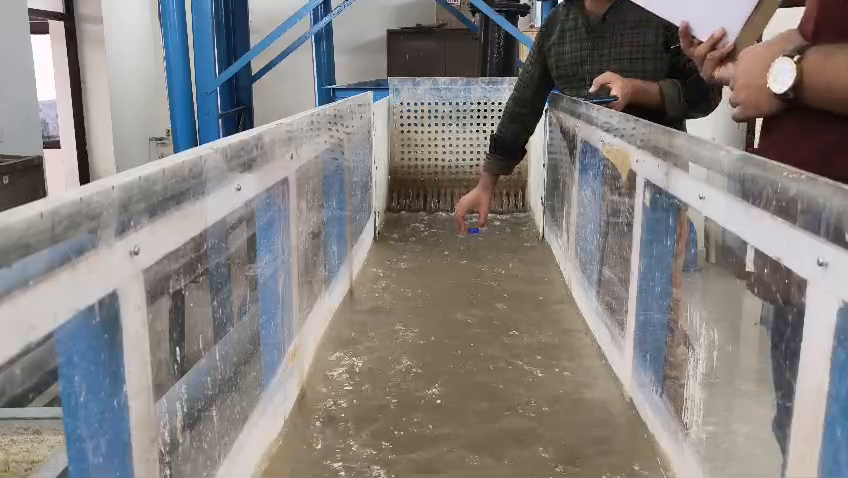
#> input picture frame 61 of data/samples/sample_river_1.mp4, 848 x 478 px, given in place of CIMG3606.MOV, which was not available
$ python report.py
#> lines starting #> are read from the running program, lines starting #| are printed output that depends on the picture; pictures that were not available may be replaced by others from this repository, and a replacement may not be noted
"""
Complete Surface Velocity Analysis Pipeline
============================================
Integrates: Calibration → Velocity Estimation → Validation → Reporting
"""

import cv2
import numpy as np
import pandas as pd
import matplotlib.pyplot as plt
from datetime import datetime
import os

class SurfaceVelocityAnalyzer:
    def __init__(self, video_path, scale, fps=None):
        self.video_path = video_path
        self.scale = scale  # m/px
        self.cap = cv2.VideoCapture(video_path)

        if not self.cap.isOpened():
            raise ValueError(f"Cannot open video: {video_path}")

        self.fps = fps if fps else self.cap.get(cv2.CAP_PROP_FPS)
        self.dt = 1.0 / self.fps
        self.width = int(self.cap.get(cv2.CAP_PROP_FRAME_WIDTH))
        self.height = int(self.cap.get(cv2.CAP_PROP_FRAME_HEIGHT))
        self.total_frames = int(self.cap.get(cv2.CAP_PROP_FRAME_COUNT))

        print("="*70)
        print("SURFACE VELOCITY ANALYZER INITIALIZED")
        print("="*70)
        print(f"Video: {os.path.basename(video_path)}")
        print(f"Resolution: {self.width}x{self.height}")
        print(f"FPS: {self.fps:.2f}")
        print(f"Total frames: {self.total_frames}")
        print(f"Scale: {scale:.6f} m/px (GSD: {scale*100:.2f} cm/pixel)")
        print("="*70)

    def analyze(self, method='both', show_preview=True, outlier_filter=True):
        """
        Main analysis method

        Parameters:
        -----------
        method : str
            'klt', 'farneback', or 'both'
        show_preview : bool
            Display real-time visualization
        outlier_filter : bool
            Apply outlier rejection
        """
#> called with method = 'both', show_preview = True, outlier_filter = True

        # Feature detection parameters
        feature_params = dict(
            maxCorners=300,
            qualityLevel=0.01,
            minDistance=10,
            blockSize=7
        )

        # LK parameters
        lk_params = dict(
            winSize=(21, 21),
            maxLevel=3,
            criteria=(cv2.TERM_CRITERIA_EPS | cv2.TERM_CRITERIA_COUNT, 30, 0.01)
        )

        # Initialize
        ret, old_frame = self.cap.read()
#> old_frame is the input picture: shape (478, 848, 3); mean B, G, R 126.7, 129.4, 133.5
        if not ret:
            raise ValueError("Cannot read first frame")

        old_gray = cv2.cvtColor(old_frame, cv2.COLOR_BGR2GRAY)
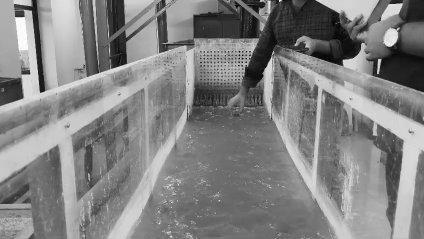
#> old_gray: shape (478, 848) (shown at 1/2 size); min 0, max 255, mean 130.3

        # CLAHE for better feature detection
        clahe = cv2.createCLAHE(clipLimit=2.0, tileGridSize=(8,8))
        old_gray = clahe.apply(old_gray)
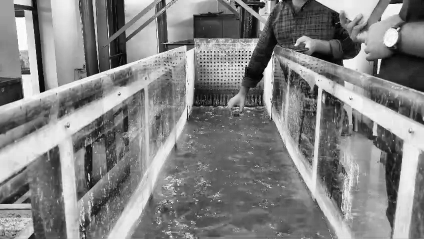
#> old_gray: shape (478, 848) (shown at 1/2 size); min 0, max 255, mean 131.1

        p0 = cv2.goodFeaturesToTrack(old_gray, mask=None, **feature_params)
#> p0 = 300 rows, first 8: [480, 123], [82, 183], [500, 112], [493, 124], [483, 105], [759, 120], [520, 18], [518, 1]

        results = []
        frame_num = 0
        MIN_POINTS = 50

        print("\nProcessing video...")
        print("Press 'q' to stop\n")

        while True:
            ret, frame = self.cap.read()
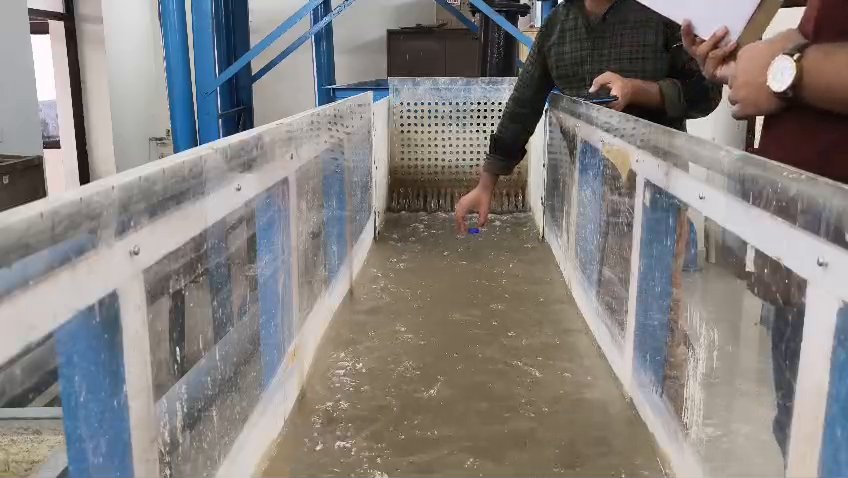
#> input picture frame 62 of data/samples/sample_river_1.mp4, 848 x 478 px, given in place of CIMG3606.MOV, which was not available
#> frame is the input picture: shape (478, 848, 3); mean B, G, R 126.6, 129.3, 133.4
            if not ret:
                break

            frame_gray = cv2.cvtColor(frame, cv2.COLOR_BGR2GRAY)
            frame_gray = clahe.apply(frame_gray)

            result = {
                'frame': frame_num,
                'time_s': frame_num / self.fps
            }

            # === KLT Optical Flow ===
            if method in ['klt', 'both'] and p0 is not None:
                vel_klt, num_points, p0 = self._process_klt(
                    old_gray, frame_gray, p0, lk_params,
                    feature_params, outlier_filter, MIN_POINTS
                )
                result['velocity_klt_m_per_s'] = vel_klt
                result['num_klt_points'] = num_points

            # === Farneback Optical Flow ===
            if method in ['farneback', 'both']:
                vel_farneback = self._process_farneback(
                    old_gray, frame_gray, outlier_filter
                )
                result['velocity_farneback_m_per_s'] = vel_farneback

            results.append(result)

            # Visualization
            if show_preview:
                self._show_preview(frame, result, frame_num)
                if cv2.waitKey(1) & 0xFF == ord('q'):
                    print("\nStopped by user")
                    break

            old_gray = frame_gray.copy()
            frame_num += 1

            if frame_num % 50 == 0:
                print(f"  Processed {frame_num}/{self.total_frames} frames "
                      f"({frame_num/self.total_frames*100:.1f}%)")

        self.cap.release()
        if show_preview:
            cv2.destroyAllWindows()

        print(f"\n✓ Completed: {frame_num} frames processed")

        return pd.DataFrame(results)

    def _process_klt(self, old_gray, frame_gray, p0, lk_params,
                     feature_params, outlier_filter, MIN_POINTS):
        """Process KLT optical flow with outlier rejection"""
#> called with p0 = array of shape (300, 1, 2), outlier_filter = True, MIN_POINTS = 50

        if len(p0) == 0:
            return 0.0, 0, None

        p1, st, err = cv2.calcOpticalFlowPyrLK(
            old_gray, frame_gray, p0, None, **lk_params
        )
#> p1 = 300 rows, first 8: [480, 123], [82, 183], [500, 112], [493, 124], [483, 105], [759.6, 118.2], [520, 17.99], [518, 1.01]; st = 300 values from 1 to 1; err = 300 values, max 41.95 at index 96, min 0 at index 19, mean 3.61

        if p1 is None or st is None:
            return 0.0, 0, None

        good_new = p1[st == 1]
#> good_new = 300 pairs, first value 1 to 819, second value 1.01 to 481.9
        good_old = p0[st == 1]
#> good_old = 300 pairs, first value 1 to 819, second value 1 to 476

        if len(good_new) == 0:
            return 0.0, 0, None

        # Calculate displacements
        displacements = good_new - good_old
#> displacements = 300 pairs, first value -4.06 to 10.13, second value -2.4 to 6.87
        dists = np.linalg.norm(displacements, axis=1)
#> dists = 300 values, max 11.52 at index 191, min 0 at index 66, mean 0.433

        # Outlier rejection
        if outlier_filter and len(dists) > 5:
            q1 = np.percentile(dists, 25)
#> q1 = 0.00116
            q3 = np.percentile(dists, 75)
#> q3 = 0.153
            iqr = q3 - q1
#> iqr = 0.152
            lower = max(0, q1 - 1.5 * iqr)
#> lower = 0
            upper = q3 + 1.5 * iqr
#> upper = 0.382

            valid_mask = (dists >= lower) & (dists <= upper)
            dists = dists[valid_mask]
#> dists = 248 values, max 0.361 at index 216, min 0 at index 59, mean 0.033
            good_new = good_new[valid_mask]
#> good_new = 248 pairs, first value 1 to 819, second value 1.01 to 472

        if len(dists) < 5:
            return 0.0, 0, None

        # Use median (robust to outliers)
        vel_px = np.median(dists) / self.dt
#> vel_px = 0.132
        vel_m_per_s = vel_px * self.scale
#> vel_m_per_s = 0.00614

        # Update points
        p0_new = good_new.reshape(-1, 1, 2)
#> p0_new = 248 rows, first 8: [480, 123], [82, 183], [500, 112], [493, 124], [483, 105], [520, 17.99], [518, 1.01], [688.1, 121]
#> in analyze, `vel_klt, num_points, p0 = self._process_klt( old_gray, frame_gray, p0,..`: vel_klt = 0.00614; num_points = 248; p0 has the same summary as p0_new in _process_klt

        # Re-detect if too few
        if len(p0_new) < MIN_POINTS:
            p0_new = cv2.goodFeaturesToTrack(
                frame_gray, mask=None, **feature_params
            )

        return vel_m_per_s, len(good_new), p0_new

    def _process_farneback(self, old_gray, frame_gray, outlier_filter):
        """Process Farneback optical flow"""
#> called with outlier_filter = True

        flow = cv2.calcOpticalFlowFarneback(
            old_gray, frame_gray, None,
            pyr_scale=0.5, levels=3, winsize=21,
            iterations=5, poly_n=7, poly_sigma=1.5, flags=0
        )

        mag, _ = cv2.cartToPolar(flow[..., 0], flow[..., 1])
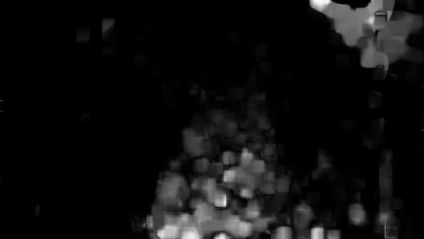
#> mag: shape (478, 848) float32 (shown at 1/2 size); min 0, max 6.13, mean 0.361; drawn with min black and max white

        # Filter outliers
        if outlier_filter:
            mag_flat = mag.flatten()
            mag_filtered = mag_flat[
                (mag_flat > np.percentile(mag_flat, 10)) &
                (mag_flat < np.percentile(mag_flat, 90))
            ]
            vel_px = np.median(mag_filtered) / self.dt
#> vel_px = 0.426
#> in analyze, `vel_farneback = self._process_farneback( old_gray, frame_gray, outlier..`: vel_farneback = 0.0198
        else:
            vel_px = np.mean(mag) / self.dt

        return vel_px * self.scale

    def _show_preview(self, frame, result, frame_num):
        """Display preview window"""
#> called with frame_num = 0

        display = frame.copy()
        y_offset = 30

        cv2.putText(display, f"Frame: {frame_num}", (10, y_offset),
                   cv2.FONT_HERSHEY_SIMPLEX, 0.7, (0, 255, 0), 2)
        y_offset += 30

        if 'velocity_klt_m_per_s' in result:
            cv2.putText(display, f"KLT: {result['velocity_klt_m_per_s']:.3f} m/s",
                       (10, y_offset), cv2.FONT_HERSHEY_SIMPLEX, 0.7, (255, 0, 0), 2)
            y_offset += 30

        if 'velocity_farneback_m_per_s' in result:
            cv2.putText(display, f"Farneback: {result['velocity_farneback_m_per_s']:.3f} m/s",
                       (10, y_offset), cv2.FONT_HERSHEY_SIMPLEX, 0.7, (0, 0, 255), 2)
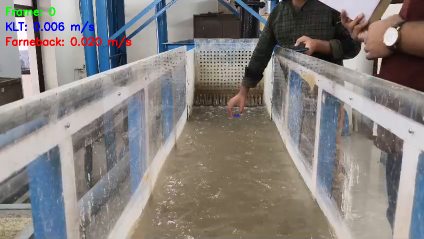
#> display: shape (478, 848, 3) (shown at 1/2 size); mean B, G, R 126, 128.4, 133.2
#> (key q is pressed here)
#> `df = analyzer.analyze( method='both',           # 'klt', 'farneback', ..`: df = table of 1 rows and 5 columns

        cv2.imshow("Velocity Analysis", display)

    def generate_report(self, df, output_dir='.', adcp_mean=None):
        """Generate analysis report with plots"""
#> called with output_dir = '.', adcp_mean = 0.588

        print("\n" + "="*70)
        print("GENERATING ANALYSIS REPORT")
        print("="*70)

        # Statistics
        stats = {}

        if 'velocity_klt_m_per_s' in df.columns:
            stats['KLT'] = {
                'mean': df['velocity_klt_m_per_s'].mean(),
                'median': df['velocity_klt_m_per_s'].median(),
                'std': df['velocity_klt_m_per_s'].std(),
                'min': df['velocity_klt_m_per_s'].min(),
                'max': df['velocity_klt_m_per_s'].max()
            }

        if 'velocity_farneback_m_per_s' in df.columns:
            stats['Farneback'] = {
                'mean': df['velocity_farneback_m_per_s'].mean(),
                'median': df['velocity_farneback_m_per_s'].median(),
                'std': df['velocity_farneback_m_per_s'].std(),
                'min': df['velocity_farneback_m_per_s'].min(),
                'max': df['velocity_farneback_m_per_s'].max()
            }

        # Print statistics
        print("\nVelocity Statistics:")
        print("─"*70)
        for method, values in stats.items():
            print(f"\n{method} Method:")
            print(f"  Mean:   {values['mean']:.4f} m/s")
            print(f"  Median: {values['median']:.4f} m/s")
            print(f"  Std:    {values['std']:.4f} m/s")
            print(f"  Range:  {values['min']:.4f} - {values['max']:.4f} m/s")

        # Error analysis
        if adcp_mean:
            print("\n" + "─"*70)
            print(f"Comparison with ADCP ({adcp_mean:.4f} m/s):")
            print("─"*70)
            for method, values in stats.items():
                error = abs(values['mean'] - adcp_mean) / adcp_mean * 100
                print(f"  {method}: {error:>6.2f}% error")

        # Create plots
        self._create_plots(df, stats, output_dir, adcp_mean)

        # Save CSV
        csv_path = os.path.join(output_dir, 'velocity_results_final.csv')
        df.to_csv(csv_path, index=False)
        print(f"\n✓ Results saved to: {csv_path}")

        return stats

    def _create_plots(self, df, stats, output_dir, adcp_mean):
        """Create comprehensive plots"""
#> called with output_dir = '.', adcp_mean = 0.588

        fig = plt.figure(figsize=(16, 12))

        # Plot 1: Time series
        ax1 = plt.subplot(3, 2, 1)
        if 'velocity_klt_m_per_s' in df.columns:
            ax1.plot(df['frame'], df['velocity_klt_m_per_s'],
                    label='KLT', alpha=0.7, color='blue')
        if 'velocity_farneback_m_per_s' in df.columns:
            ax1.plot(df['frame'], df['velocity_farneback_m_per_s'],
                    label='Farneback', alpha=0.7, color='red')
        if adcp_mean:
            ax1.axhline(adcp_mean, color='green', linestyle='--',
                       label=f'ADCP: {adcp_mean:.3f} m/s')
        ax1.set_xlabel('Frame')
        ax1.set_ylabel('Velocity (m/s)')
        ax1.set_title('Velocity Time Series')
        ax1.legend()
        ax1.grid(True, alpha=0.3)

        # Plot 2: Histograms
        ax2 = plt.subplot(3, 2, 2)
        if 'velocity_klt_m_per_s' in df.columns:
            ax2.hist(df['velocity_klt_m_per_s'], bins=30, alpha=0.5,
                    label='KLT', color='blue', density=True)
        if 'velocity_farneback_m_per_s' in df.columns:
            ax2.hist(df['velocity_farneback_m_per_s'], bins=30, alpha=0.5,
                    label='Farneback', color='red', density=True)
        ax2.set_xlabel('Velocity (m/s)')
        ax2.set_ylabel('Probability Density')
        ax2.set_title('Velocity Distribution')
        ax2.legend()
        ax2.grid(True, alpha=0.3)

        # Plot 3: Cumulative distribution
        ax3 = plt.subplot(3, 2, 3)
        if 'velocity_klt_m_per_s' in df.columns:
            sorted_klt = np.sort(df['velocity_klt_m_per_s'])
            ax3.plot(sorted_klt, np.linspace(0, 1, len(sorted_klt)),
                    label='KLT', color='blue')
        if 'velocity_farneback_m_per_s' in df.columns:
            sorted_fb = np.sort(df['velocity_farneback_m_per_s'])
            ax3.plot(sorted_fb, np.linspace(0, 1, len(sorted_fb)),
                    label='Farneback', color='red')
        ax3.set_xlabel('Velocity (m/s)')
        ax3.set_ylabel('Cumulative Probability')
        ax3.set_title('Cumulative Distribution Function')
        ax3.legend()
        ax3.grid(True, alpha=0.3)

        # Plot 4: Box plot
        ax4 = plt.subplot(3, 2, 4)
        data = []
        labels = []
        if 'velocity_klt_m_per_s' in df.columns:
            data.append(df['velocity_klt_m_per_s'])
            labels.append('KLT')
        if 'velocity_farneback_m_per_s' in df.columns:
            data.append(df['velocity_farneback_m_per_s'])
            labels.append('Farneback')
        if data:
            ax4.boxplot(data, tick_labels=labels)
        if adcp_mean:
            ax4.axhline(adcp_mean, color='green', linestyle='--',
                       label=f'ADCP: {adcp_mean:.3f}')
            ax4.legend()
        ax4.set_ylabel('Velocity (m/s)')
        ax4.set_title('Statistical Summary')
        ax4.grid(True, alpha=0.3, axis='y')

        # Plot 5: Feature tracking quality
        if 'num_klt_points' in df.columns:
            ax5 = plt.subplot(3, 2, 5)
            ax5.plot(df['frame'], df['num_klt_points'], color='green')
            ax5.set_xlabel('Frame')
            ax5.set_ylabel('Features Tracked')
            ax5.set_title('KLT Tracking Quality')
            ax5.grid(True, alpha=0.3)

        # Plot 6: Error vs ADCP
        if adcp_mean:
            ax6 = plt.subplot(3, 2, 6)
            errors = []
            methods_list = []
            for method, values in stats.items():
                error = abs(values['mean'] - adcp_mean) / adcp_mean * 100
                errors.append(error)
                methods_list.append(method)

            bars = ax6.bar(methods_list, errors, alpha=0.7)
            ax6.axhline(20, color='orange', linestyle='--', label='±20%')
            ax6.axhline(10, color='green', linestyle='--', label='±10%')
            ax6.set_ylabel('Relative Error (%)')
            ax6.set_title('Error vs ADCP Ground Truth')
            ax6.legend()
            ax6.grid(True, alpha=0.3, axis='y')

            for bar, error in zip(bars, errors):
                height = bar.get_height()
                ax6.text(bar.get_x() + bar.get_width()/2., height,
                        f'{error:.1f}%', ha='center', va='bottom', fontweight='bold')

        plt.tight_layout()
        plot_path = os.path.join(output_dir, 'velocity_analysis_complete.png')
        plt.savefig(plot_path, dpi=150, bbox_inches='tight')
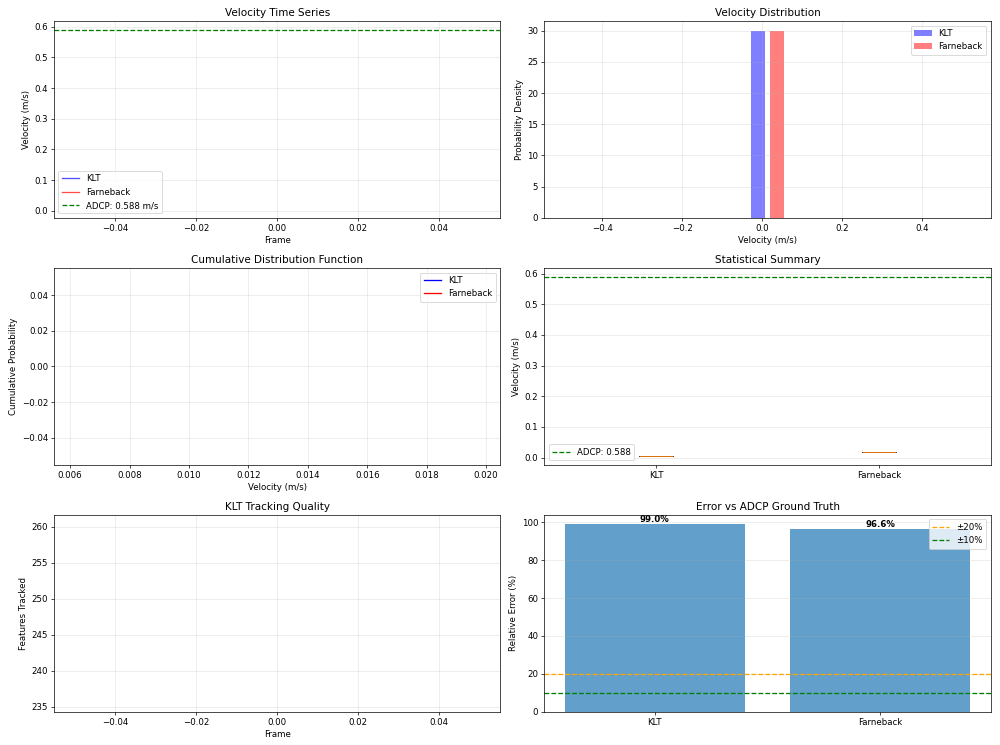
#> figure drawn by matplotlib, 6 panels; panel 2: tallest bar 30 high, from x = -0.0272 to 0.00614; panel 2: tallest bar 30 high, from x = 0.0198 to 0.0531
        print(f"✓ Plots saved to: {plot_path}")
        plt.show()


# ============================================================================
# MAIN EXECUTION
# ============================================================================

if __name__ == "__main__":

    # Configuration
    VIDEO_PATH = "oparaFiles/FreibergerMulde/terrestrial/CIMG3606.MOV"
    SCALE = 0.046455  # m/px (from GCP calibration)
    ADCP_MEAN = 0.5884  # m/s (from ground truth)

    # Initialize analyzer
    analyzer = SurfaceVelocityAnalyzer(VIDEO_PATH, SCALE)

    # Run analysis
    df = analyzer.analyze(
        method='both',           # 'klt', 'farneback', or 'both'
        show_preview=True,       # Show real-time visualization
        outlier_filter=True      # Apply outlier rejection
    )

    # Generate report
    stats = analyzer.generate_report(
        df,
        output_dir='.',
        adcp_mean=ADCP_MEAN
    )
#> stats = 2 items

    print("\n" + "="*70)
    print("ANALYSIS COMPLETE!")
    print("="*70)
    print("\nGenerated files:")
    print("  ✓ velocity_results_final.csv")
    print("  ✓ velocity_analysis_complete.png")
    print("\n" + "="*70)
